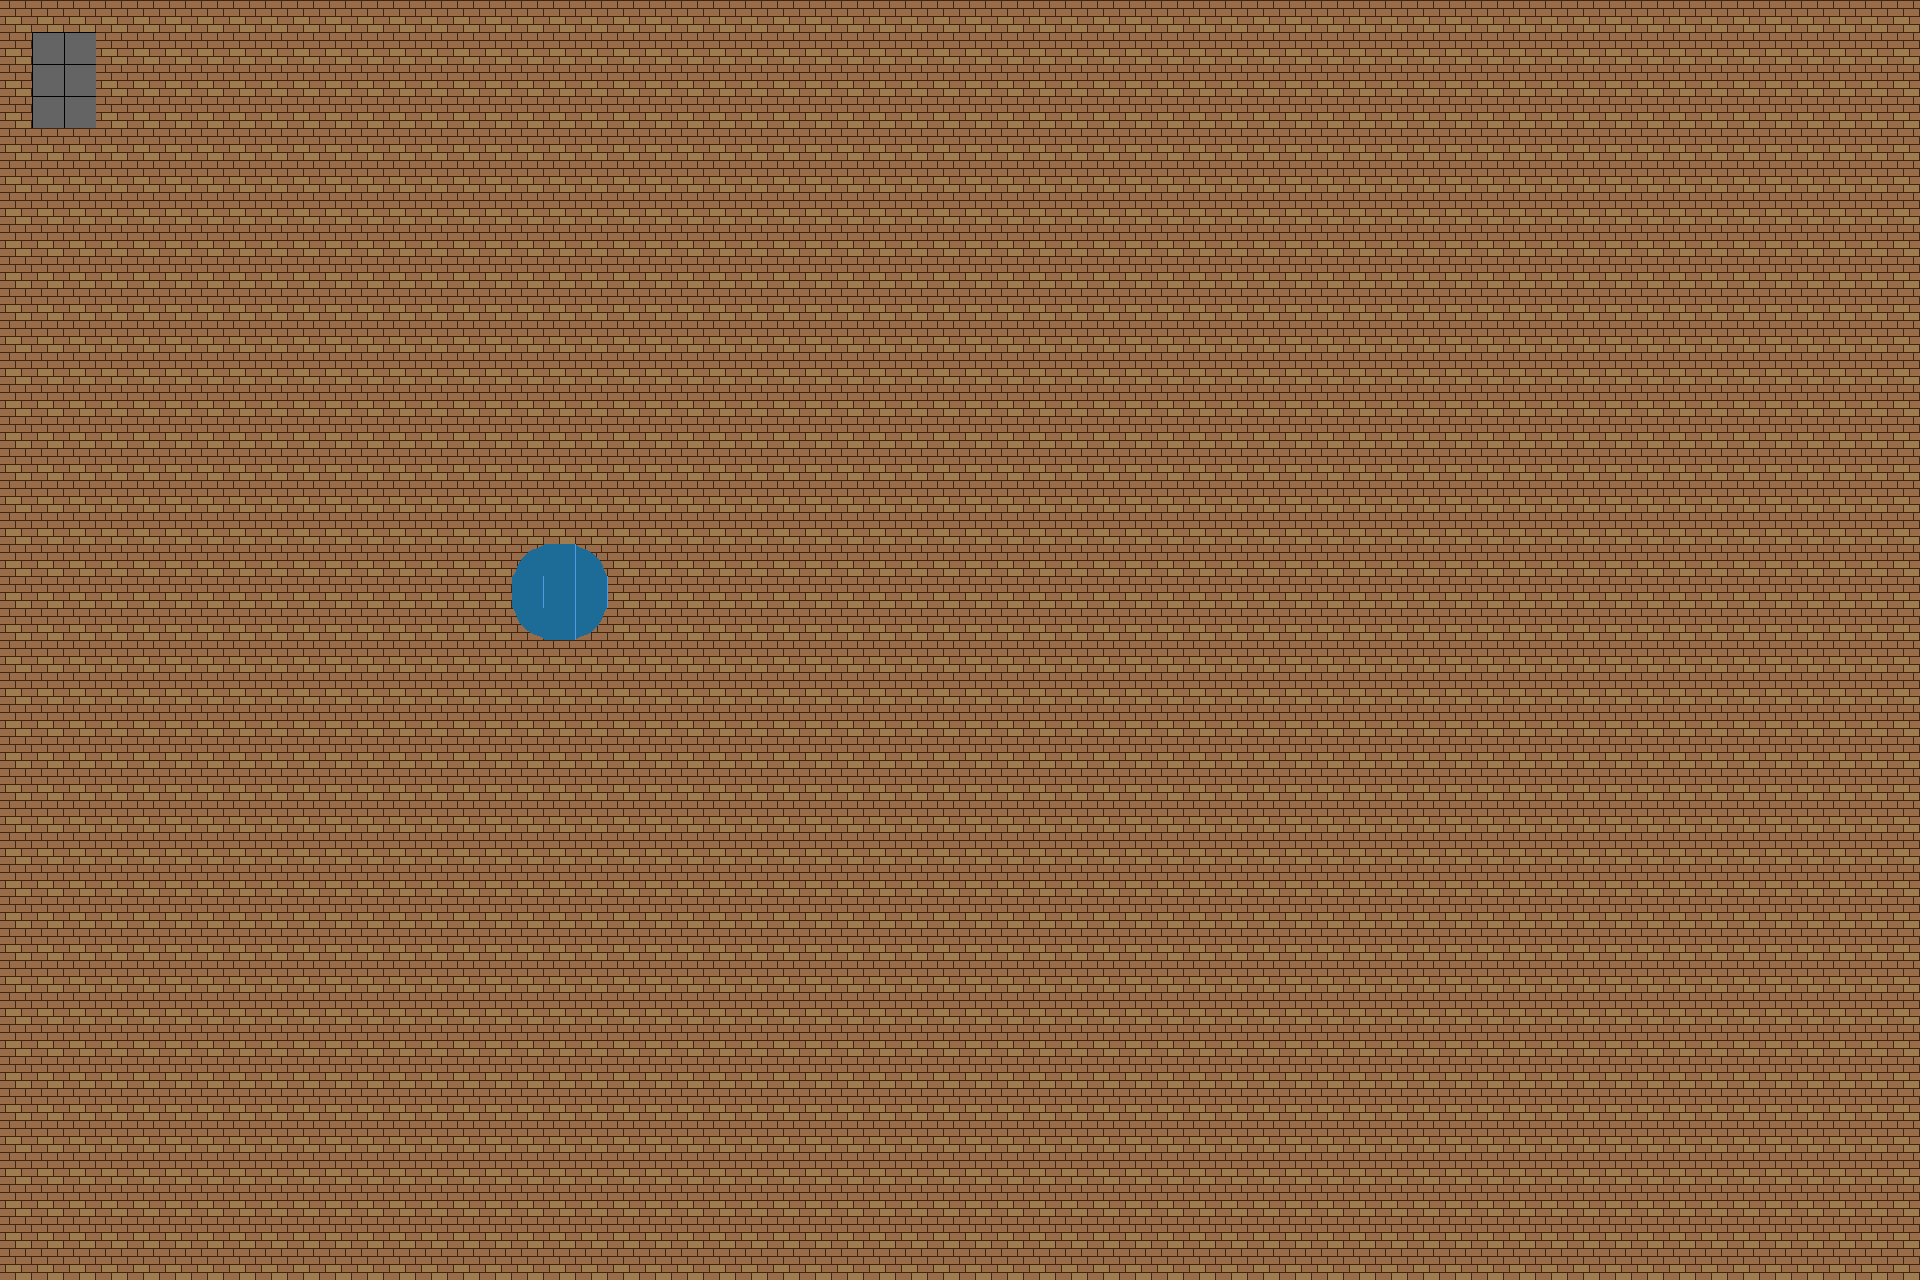

Tiled map render using the project's own tile images. Description and the map definition, with tile-layer contents summarised, below:
An orthogonal 60x40 tile map with 32x32 px tiles, 2 tile layers (collision, Tile Layer 1), 3 tilesets and 1 object (dungeon_entrance).

<map version="1.10" tiledversion="1.11.2" orientation="orthogonal" renderorder="right-down" width="60" height="40" tilewidth="32" tileheight="32" infinite="0" nextlayerid="4" nextobjectid="5">
 <tileset firstgid="1" source="pasto.tsx" />
 <tileset firstgid="5" source="default.tsx" />
 <tileset firstgid="9" source="water.tsx" />
 <objectgroup id="3" name="Object Layer 1">
  <object id="3" name="dungeon_entrance" x="34.6667" y="32" width="60" height="94.6667">
   <properties>
    <property name="style" value="door" />
    <property name="target" value="dungeon" />
   </properties>
  </object>
 </objectgroup>
 <layer id="2" name="collision" width="60" height="40">
  <data>[2400 cells, 205 non-empty, 1 distinct tile ids]</data>
 </layer>
 <layer id="1" name="Tile Layer 1" width="60" height="40">
  <data>[2400 cells, 2400 non-empty, 7 distinct tile ids]</data>
 </layer>
</map>
